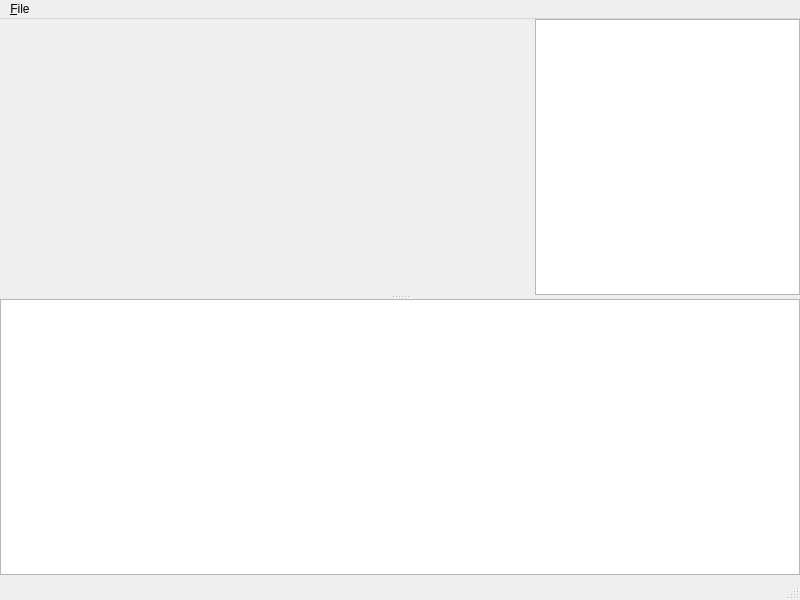
<?xml version="1.0" encoding="UTF-8"?>
<ui version="4.0">
 <class>ProfilerWindow</class>
 <widget class="QMainWindow" name="ProfilerWindow">
  <property name="geometry">
   <rect>
    <x>0</x>
    <y>0</y>
    <width>800</width>
    <height>600</height>
   </rect>
  </property>
  <property name="windowTitle">
   <string>MainWindow</string>
  </property>
  <widget class="QWidget" name="centralwidget">
   <layout class="QVBoxLayout" name="verticalLayout">
    <property name="spacing">
     <number>3</number>
    </property>
    <property name="margin">
     <number>0</number>
    </property>
    <item>
     <widget class="QSplitter" name="splitter">
      <property name="orientation">
       <enum>Qt::Vertical</enum>
      </property>
      <widget class="QWidget" name="layoutWidget">
       <layout class="QHBoxLayout" name="horizontalLayout">
        <property name="spacing">
         <number>3</number>
        </property>
        <property name="bottomMargin">
         <number>0</number>
        </property>
        <item>
         <widget class="swri_profiler_tools::ProfileTreeWidget" name="profileTree" native="true">
          <property name="sizePolicy">
           <sizepolicy hsizetype="Expanding" vsizetype="Expanding">
            <horstretch>0</horstretch>
            <verstretch>0</verstretch>
           </sizepolicy>
          </property>
         </widget>
        </item>
        <item>
         <widget class="swri_profiler_tools::PartitionWidget" name="partitionWidget" native="true">
          <property name="sizePolicy">
           <sizepolicy hsizetype="Expanding" vsizetype="Expanding">
            <horstretch>0</horstretch>
            <verstretch>0</verstretch>
           </sizepolicy>
          </property>
         </widget>
        </item>
        <item>
         <widget class="QTextBrowser" name="infoView"/>
        </item>
       </layout>
      </widget>
      <widget class="QGraphicsView" name="timeView"/>
     </widget>
    </item>
    <item>
     <widget class="swri_profiler_tools::TimelineWidget" name="timelineWidget" native="true">
      <property name="sizePolicy">
       <sizepolicy hsizetype="Expanding" vsizetype="Preferred">
        <horstretch>0</horstretch>
        <verstretch>0</verstretch>
       </sizepolicy>
      </property>
      <property name="baseSize">
       <size>
        <width>0</width>
        <height>0</height>
       </size>
      </property>
     </widget>
    </item>
   </layout>
  </widget>
  <widget class="QMenuBar" name="menubar">
   <property name="geometry">
    <rect>
     <x>0</x>
     <y>0</y>
     <width>800</width>
     <height>27</height>
    </rect>
   </property>
   <widget class="QMenu" name="menu_File">
    <property name="title">
     <string>&amp;File</string>
    </property>
    <addaction name="action_NewWindow"/>
    <addaction name="separator"/>
    <addaction name="action_Quit"/>
   </widget>
   <addaction name="menu_File"/>
  </widget>
  <widget class="QStatusBar" name="statusbar"/>
  <action name="action_Quit">
   <property name="text">
    <string>&amp;Quit</string>
   </property>
   <property name="shortcut">
    <string>Ctrl+Q</string>
   </property>
  </action>
  <action name="action_NewWindow">
   <property name="text">
    <string>&amp;New Window</string>
   </property>
   <property name="shortcut">
    <string>Ctrl+N</string>
   </property>
  </action>
 </widget>
 <customwidgets>
  <customwidget>
   <class>swri_profiler_tools::ProfileTreeWidget</class>
   <extends>QWidget</extends>
   <header location="global">swri_profiler_tools/profile_tree_widget.h</header>
   <container>1</container>
  </customwidget>
  <customwidget>
   <class>swri_profiler_tools::PartitionWidget</class>
   <extends>QWidget</extends>
   <header location="global">swri_profiler_tools/partition_widget.h</header>
   <container>1</container>
  </customwidget>
  <customwidget>
   <class>swri_profiler_tools::TimelineWidget</class>
   <extends>QWidget</extends>
   <header location="global">swri_profiler_tools/timeline_widget.h</header>
   <container>1</container>
  </customwidget>
 </customwidgets>
 <resources/>
 <connections>
  <connection>
   <sender>action_Quit</sender>
   <signal>triggered()</signal>
   <receiver>ProfilerWindow</receiver>
   <slot>close()</slot>
   <hints>
    <hint type="sourcelabel">
     <x>-1</x>
     <y>-1</y>
    </hint>
    <hint type="destinationlabel">
     <x>399</x>
     <y>299</y>
    </hint>
   </hints>
  </connection>
 </connections>
</ui>
